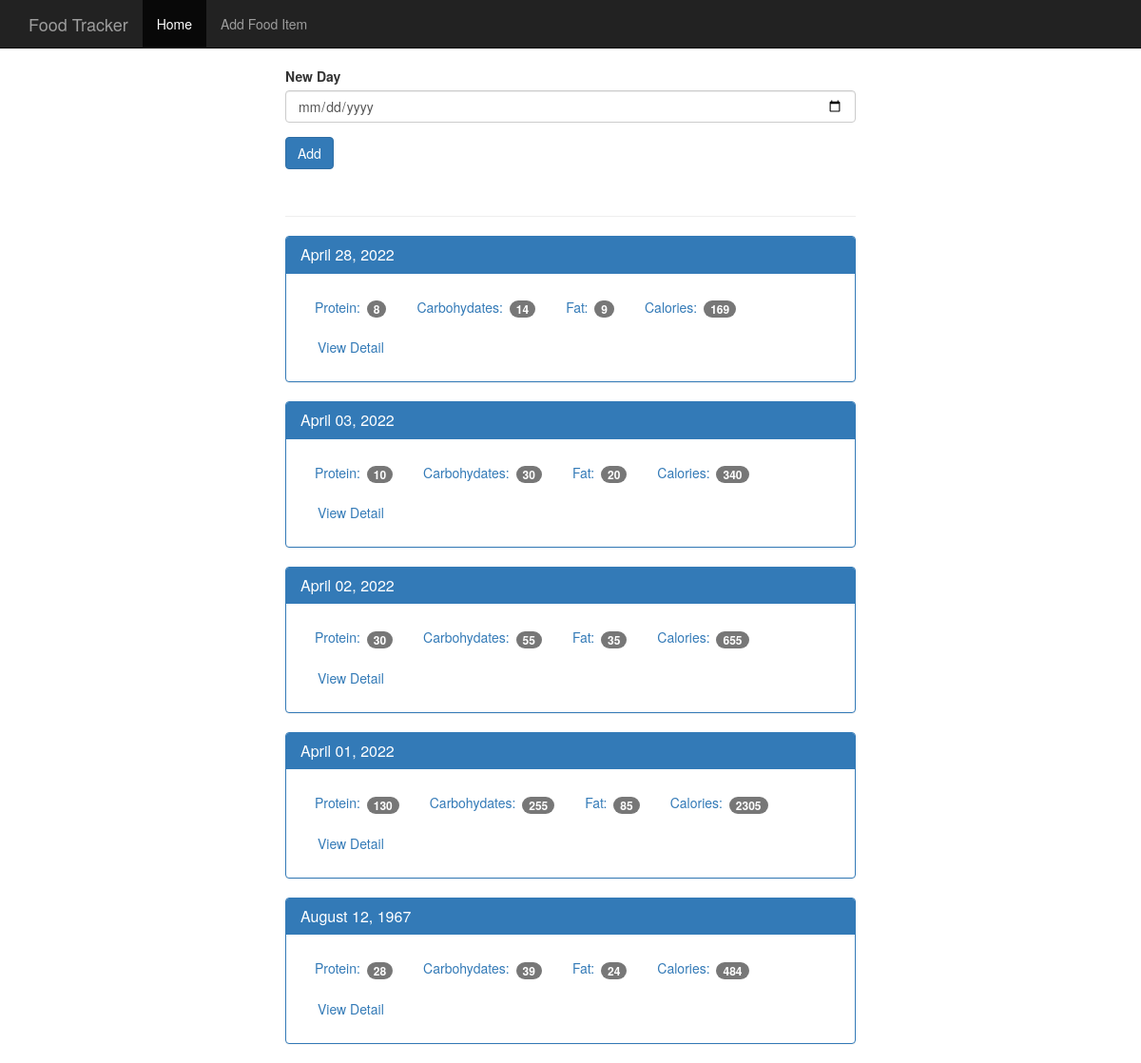
The page / on the database its author committed.
### tables this page shows
CREATE TABLE log_date (
    id integer primary key autoincrement,
    entry_date date not null
);

### app.py (the view)
@app.route('/', methods=['GET', 'POST'])
def index():
    db = get_db()
    if request.method == 'POST':
        date = request.form['date']
        dt = datetime.strptime(date, '%Y-%m-%d')
        database_date = datetime.strftime(dt, '%Y%m%d')
        db.execute('insert into log_date(entry_date) values(?)', [database_date])
        db.commit()
    cur = db.execute('''select log_date.entry_date, sum(food.protein) as protein,\
                          sum(food.carbohydrates) as carbohydrates, sum(food.fat) as fat,\
                          sum(food.calories) as calories \
                          from log_date \
                          left join food_date on food_date.log_date_id = log_date.id \
                          left join food on food.id = food_date.food_id group by log_date.id \
                          order by log_date.entry_date desc''')
    results = cur.fetchall()
    date_results = []
    for i in results:
        single_date = {}
        single_date['entry_date'] = i['entry_date']
        single_date['protein'] = i['protein']
        single_date['carbohydrates'] = i['carbohydrates']
        single_date['fat'] = i['fat']
        single_date['calories'] = i['calories']
        d = datetime.strptime(str(i['entry_date']), '%Y%m%d')
        single_date['pretty_date'] = datetime.strftime(d, '%B %d, %Y')
        date_results.append(single_date)
    return render_template('home.html', results=date_results)

### app.py (called while the page is built)
def connect_db():
    sql = sqlite3.connect("food_log.db")
    sql.row_factory = sqlite3.Row
    return sql

def get_db():
    if not hasattr(g, 'sqlite3'):
        g.sqlite_db = connect_db()
    return g.sqlite_db

### templates/home.html
{% extends "base.html" %}
{% block body %}
    <nav class="navbar navbar-inverse navbar-fixed-top">
      <div class="container">
        <div class="navbar-header">
          <a class="navbar-brand" href="{{ url_for('index' ) }}">Food Tracker</a>
        </div>
        <div id="navbar" class="navbar-collapse collapse">
          <ul class="nav navbar-nav">
            <li class="active"><a href="{{ url_for('index' ) }}">Home</a></li>
            <li><a href="{{ url_for('food' ) }}">Add Food Item</a></li>
          </ul>
        </div>
      </div>
    </nav>
    <div class="container theme-showcase col-sm-6 col-sm-offset-3" role="main">
      <div class="row">
        <div>
          <form method="POST" action="/">
            <div class="form-group">
              <label for="new-day">New Day</label>
              <input type="date" class="form-control" name="date" id="new-day">
            </div>
            <button type="submit" class="btn btn-primary">Add</button>
          </form>
          <div class="page-header"></div>
          {% for r in results %}
          <div class="panel panel-primary">
            <div class="panel-heading">
              <h3 class="panel-title">{{ r.pretty_date }}</h3>
            </div>
            <div class="panel-body">
              <ul class="nav nav-pills" role="tablist">
                <li><a>Protein: <span class="badge">{{ r.protein }}</span></a></li>
                <li><a>Carbohydates: <span class="badge">{{ r.carbohydrates}}</span></a></li>
                <li><a>Fat: <span class="badge">{{ r.fat }}</span></a></li>
                <li><a>Calories: <span class="badge">{{ r.calories }}</span></a></li>
                <li><a href="{{ url_for('view', date=r.entry_date) }}" type="button" class="btn btn-link">View Detail</a></li>
              </ul>
            </div>
          </div>
          {% endfor %}
        </div>
      </div>
    </div>
{% endblock %}

### templates/base.html (shortened to what this page needs)
<!DOCTYPE html>
<html lang="en">
  <head>
    <link href="{{ url_for('static', filename='bootstrap.min.css') }}" rel="stylesheet">
    <link href="{{ url_for('static', filename='theme.css') }}" rel="stylesheet">
  </head>
  <body>
    {% block body %}
    {% endblock %}
  </body>
</html>

### static/theme.css (style rules this page uses)
body { padding-top: 70px; padding-bottom: 30px; }

### rows shown on the page
log_date: pretty_date "April 28, 2022", protein "8", carbohydrates "14", fat "9", calories "169"
log_date: pretty_date "April 03, 2022", protein "10", carbohydrates "30", fat "20", calories "340"
log_date: pretty_date "April 02, 2022", protein "30", carbohydrates "55", fat "35", calories "655"
log_date: pretty_date "April 01, 2022", protein "130", carbohydrates "255", fat "85", calories "2305"
log_date: pretty_date "August 12, 1967", protein "28", carbohydrates "39", fat "24", calories "484"
